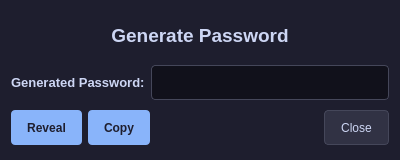
<?xml version="1.0" encoding="UTF-8"?>
<ui version="4.0">
 <class>Dialog</class>
 <widget class="QDialog" name="Dialog">
  <property name="geometry">
   <rect>
    <x>0</x>
    <y>0</y>
    <width>400</width>
    <height>160</height>
   </rect>
  </property>
  <property name="minimumSize">
   <size>
    <width>400</width>
    <height>160</height>
   </size>
  </property>
  <property name="windowTitle">
   <string>Generate Password</string>
  </property>
  <property name="windowIcon">
   <iconset>
    <normaloff>../assets/siriusvault.ico</normaloff>../assets/siriusvault.ico</iconset>
  </property>
  <property name="styleSheet">
   <string notr="true">QDialog {
    background-color: #1e1e2e;
    color: #cdd6f4;
    font-family: &quot;Segoe UI&quot;;
}</string>
  </property>
  <layout class="QVBoxLayout" name="verticalLayout">
   <item>
    <widget class="QLabel" name="label">
     <property name="minimumSize">
      <size>
       <width>0</width>
       <height>40</height>
      </size>
     </property>
     <property name="maximumSize">
      <size>
       <width>16777215</width>
       <height>40</height>
      </size>
     </property>
     <property name="styleSheet">
      <string notr="true">QLabel {
    color: #cdd6f4;
    font-size: 14pt;
    font-weight: bold;
}</string>
     </property>
     <property name="text">
      <string>Generate Password</string>
     </property>
     <property name="alignment">
      <set>Qt::AlignCenter</set>
     </property>
    </widget>
   </item>
   <item>
    <layout class="QHBoxLayout" name="horizontalLayout">
     <item>
      <widget class="QLabel" name="label_3">
       <property name="minimumSize">
        <size>
         <width>0</width>
         <height>35</height>
        </size>
       </property>
       <property name="maximumSize">
        <size>
         <width>16777215</width>
         <height>35</height>
        </size>
       </property>
       <property name="styleSheet">
        <string notr="true">QLabel {
    color: #cdd6f4;
    font-size: 10pt;
    font-weight: bold;
}</string>
       </property>
       <property name="text">
        <string>Generated Password:</string>
       </property>
      </widget>
     </item>
     <item>
      <widget class="QLineEdit" name="output_dialog_genP_generatedP">
       <property name="minimumSize">
        <size>
         <width>0</width>
         <height>35</height>
        </size>
       </property>
       <property name="maximumSize">
        <size>
         <width>16777215</width>
         <height>35</height>
        </size>
       </property>
       <property name="styleSheet">
        <string notr="true">QLineEdit {
    background-color: #11111b;
    border: 1px solid #45475a;
    border-radius: 4px;
    color: #a6adc8;
    padding: 8px;
    font-size: 10pt;
}

QLineEdit:focus {
    border: 1px solid #89b4fa;
}</string>
       </property>
       <property name="text">
        <string/>
       </property>
       <property name="echoMode">
        <enum>QLineEdit::Password</enum>
       </property>
       <property name="readOnly">
        <bool>true</bool>
       </property>
       <property name="placeholderText">
        <string/>
       </property>
      </widget>
     </item>
    </layout>
   </item>
   <item>
    <layout class="QHBoxLayout" name="horizontalLayout_2">
     <item>
      <widget class="QPushButton" name="btn_dialog_genP_reveal">
       <property name="minimumSize">
        <size>
         <width>0</width>
         <height>35</height>
        </size>
       </property>
       <property name="maximumSize">
        <size>
         <width>16777215</width>
         <height>35</height>
        </size>
       </property>
       <property name="styleSheet">
        <string notr="true">QPushButton {
    background-color: #89b4fa;
    color: #1e1e2e;
    border: none;
    border-radius: 4px;
    padding: 8px 16px;
    font-weight: bold;
}

QPushButton:hover {
    background-color: #b4befe;
}

QPushButton:pressed {
    background-color: #74c7ec;
}</string>
       </property>
       <property name="text">
        <string>Reveal</string>
       </property>
      </widget>
     </item>
     <item>
      <widget class="QPushButton" name="btn_dialog_genP_copy">
       <property name="minimumSize">
        <size>
         <width>0</width>
         <height>35</height>
        </size>
       </property>
       <property name="maximumSize">
        <size>
         <width>16777215</width>
         <height>35</height>
        </size>
       </property>
       <property name="styleSheet">
        <string notr="true">QPushButton {
    background-color: #89b4fa;
    color: #1e1e2e;
    border: none;
    border-radius: 4px;
    padding: 8px 16px;
    font-weight: bold;
}

QPushButton:hover {
    background-color: #b4befe;
}

QPushButton:pressed {
    background-color: #74c7ec;
}</string>
       </property>
       <property name="text">
        <string>Copy</string>
       </property>
      </widget>
     </item>
     <item>
      <spacer name="horizontalSpacer">
       <property name="orientation">
        <enum>Qt::Horizontal</enum>
       </property>
       <property name="sizeHint" stdset="0">
        <size>
         <width>40</width>
         <height>20</height>
        </size>
       </property>
      </spacer>
     </item>
     <item>
      <widget class="QPushButton" name="btn_dialog_genP_close">
       <property name="minimumSize">
        <size>
         <width>0</width>
         <height>35</height>
        </size>
       </property>
       <property name="maximumSize">
        <size>
         <width>16777215</width>
         <height>35</height>
        </size>
       </property>
       <property name="styleSheet">
        <string notr="true">QPushButton {
    background-color: #313244;
    color: #cdd6f4;
    border: 1px solid #45475a;
    border-radius: 4px;
    padding: 8px 16px;
}

QPushButton:hover {
    background-color: #45475a;
    color: #ffffff;
}</string>
       </property>
       <property name="text">
        <string>Close</string>
       </property>
      </widget>
     </item>
    </layout>
   </item>
  </layout>
 </widget>
 <resources/>
 <connections/>
</ui>
